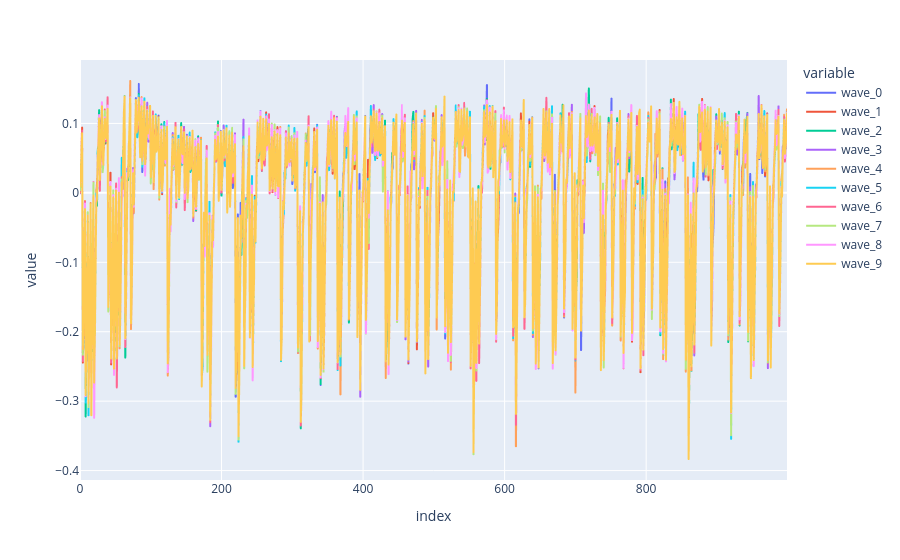

The code cell stored with this chart in its notebook:
### Markdown cell above
Let's test it out on some jittery traces:

### Code cell
# Note done with resynchronize_traces(ref_trace, original_offset=3000, wave_indecies=[2], width=1000)
#traces = [resync_with_SAD(ref_trace, 3000, proj.waves[i], 10) for i in range(10)]
px.line(pd.DataFrame(resynchronize_traces(proj.waves[0],
                                          wave_indecies=list(range(10)),
                                          traces=proj.waves)))

### Figure 1 — Plotly figure (JSON) as saved in the notebook; plotly's stock layout.template omitted (floating-point values rounded to 4 significant figures; data arrays with more than 128 entries replaced by an {"elided": "..."} marker saying what was removed)
{"data": [{"hovertemplate": "variable=wave_0<br>index=%{x}<br>value=%{y}<extra></extra>", "legendgroup": "wave_0", "line": {"color": "#636efa", "dash": "solid"}, "marker": {"symbol": "circle"}, "mode": "lines", "name": "wave_0", "showlegend": true, "type": "scattergl", "x": {"elided": "1000 int values"}, "xaxis": "x", "y": {"elided": "1000 float values"}, "yaxis": "y"}, {"hovertemplate": "variable=wave_1<br>index=%{x}<br>value=%{y}<extra></extra>", "legendgroup": "wave_1", "line": {"color": "#EF553B", "dash": "solid"}, "marker": {"symbol": "circle"}, "mode": "lines", "name": "wave_1", "showlegend": true, "type": "scattergl", "x": {"elided": "1000 int values"}, "xaxis": "x", "y": {"elided": "1000 float values"}, "yaxis": "y"}, {"hovertemplate": "variable=wave_2<br>index=%{x}<br>value=%{y}<extra></extra>", "legendgroup": "wave_2", "line": {"color": "#00cc96", "dash": "solid"}, "marker": {"symbol": "circle"}, "mode": "lines", "name": "wave_2", "showlegend": true, "type": "scattergl", "x": {"elided": "1000 int values"}, "xaxis": "x", "y": {"elided": "1000 float values"}, "yaxis": "y"}, {"hovertemplate": "variable=wave_3<br>index=%{x}<br>value=%{y}<extra></extra>", "legendgroup": "wave_3", "line": {"color": "#ab63fa", "dash": "solid"}, "marker": {"symbol": "circle"}, "mode": "lines", "name": "wave_3", "showlegend": true, "type": "scattergl", "x": {"elided": "1000 int values"}, "xaxis": "x", "y": {"elided": "1000 float values"}, "yaxis": "y"}, {"hovertemplate": "variable=wave_4<br>index=%{x}<br>value=%{y}<extra></extra>", "legendgroup": "wave_4", "line": {"color": "#FFA15A", "dash": "solid"}, "marker": {"symbol": "circle"}, "mode": "lines", "name": "wave_4", "showlegend": true, "type": "scattergl", "x": {"elided": "1000 int values"}, "xaxis": "x", "y": {"elided": "1000 float values"}, "yaxis": "y"}, {"hovertemplate": "variable=wave_5<br>index=%{x}<br>value=%{y}<extra></extra>", "legendgroup": "wave_5", "line": {"color": "#19d3f3", "dash": "solid"}, "marker": {"symbol": "circle"}, "mode": "lines", "name": "wave_5", "showlegend": true, "type": "scattergl", "x": {"elided": "1000 int values"}, "xaxis": "x", "y": {"elided": "1000 float values"}, "yaxis": "y"}, {"hovertemplate": "variable=wave_6<br>index=%{x}<br>value=%{y}<extra></extra>", "legendgroup": "wave_6", "line": {"color": "#FF6692", "dash": "solid"}, "marker": {"symbol": "circle"}, "mode": "lines", "name": "wave_6", "showlegend": true, "type": "scattergl", "x": {"elided": "1000 int values"}, "xaxis": "x", "y": {"elided": "1000 float values"}, "yaxis": "y"}, {"hovertemplate": "variable=wave_7<br>index=%{x}<br>value=%{y}<extra></extra>", "legendgroup": "wave_7", "line": {"color": "#B6E880", "dash": "solid"}, "marker": {"symbol": "circle"}, "mode": "lines", "name": "wave_7", "showlegend": true, "type": "scattergl", "x": {"elided": "1000 int values"}, "xaxis": "x", "y": {"elided": "1000 float values"}, "yaxis": "y"}, {"hovertemplate": "variable=wave_8<br>index=%{x}<br>value=%{y}<extra></extra>", "legendgroup": "wave_8", "line": {"color": "#FF97FF", "dash": "solid"}, "marker": {"symbol": "circle"}, "mode": "lines", "name": "wave_8", "showlegend": true, "type": "scattergl", "x": {"elided": "1000 int values"}, "xaxis": "x", "y": {"elided": "1000 float values"}, "yaxis": "y"}, {"hovertemplate": "variable=wave_9<br>index=%{x}<br>value=%{y}<extra></extra>", "legendgroup": "wave_9", "line": {"color": "#FECB52", "dash": "solid"}, "marker": {"symbol": "circle"}, "mode": "lines", "name": "wave_9", "showlegend": true, "type": "scattergl", "x": {"elided": "1000 int values"}, "xaxis": "x", "y": {"elided": "1000 float values"}, "yaxis": "y"}], "layout": {"legend": {"title": {"text": "variable"}, "tracegroupgap": 0}, "margin": {"t": 60}, "xaxis": {"anchor": "y", "domain": [0, 1], "title": {"text": "index"}}, "yaxis": {"anchor": "x", "domain": [0, 1], "title": {"text": "value"}}}}
